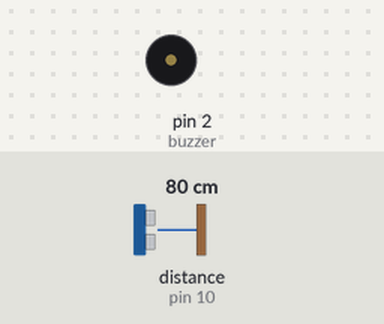
Recording of a sketch running on a simulated Arduino Uno, built with avr-gcc and run on an emulated ATmega328P. Parts: buzzer (waves = sounding). Wiring (inferred from the names in the program): ultrasonic range finder: trigger pin 9; echo pin 10. The test bench sets the inputs (shaded band); at power-on: distance to the obstacle (sensor on pin 10) 80 cm. The echo pulse lasts 58.3 µs per cm.

Above: at 1.2 s.
1.3 s: distance to the obstacle (sensor on pin 10) set to 12 cm
2.8 s: distance to the obstacle (sensor on pin 10) set to 9 cm
At 3.6 s:
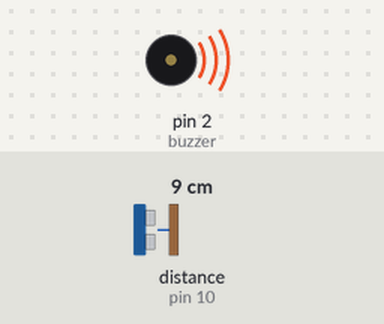
5.8 s: distance to the obstacle (sensor on pin 10) set to 18 cm
At 7.0 s:
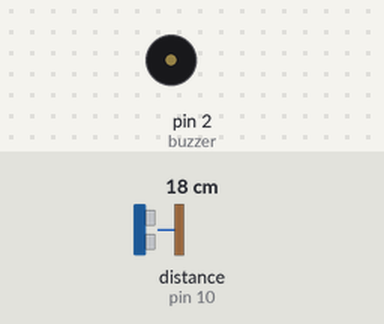
7.3 s: distance to the obstacle (sensor on pin 10) set to 2 cm
At 8.1 s:
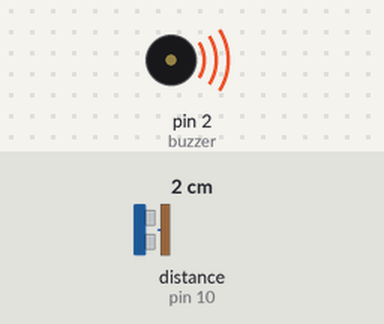
Timing chart, 0 to 11.3 s (numbered marks = the images above; inputs shaded):
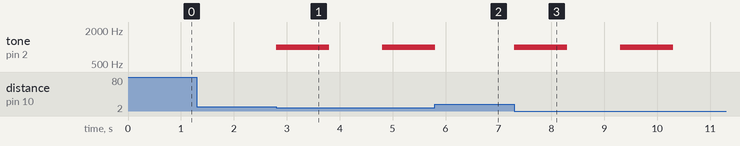

Measured:
- the behaviour switches between 11 and 10 cm on distance to the obstacle (sensor on pin 10) (found by bisection; images 0 and 1)
- after the input at 1.3 s, every drawn part: stays the same
- after the input at 2.8 s, tone on pin 2 (buzzer): silent → 1000 Hz at once, → silent 1.0 s later, → 1000 Hz 1.0 s later
- after the input at 5.8 s, tone on pin 2 (buzzer): goes on until 5.8 s, then stays silent
- after the input at 7.3 s, tone on pin 2 (buzzer): alternates 1000 Hz for 1.0 s and silent for 1.0 s, starting at once

The sketch:

Ultrasonic_TRIPWIRE.ino
```cpp
const int trigPin = 9;
const int echoPin = 10; //DigitalPin values for each pin for ultrasnoic sensor and buzzer
const int buzzer = 2;

long duration;   //Variables used in calulation of distance
int distance;

void setup() {
  pinMode(trigPin, OUTPUT);  // Sets the trigPin as an Output
  pinMode(echoPin, INPUT);  // Sets the echoPin as an Input
  Serial.begin(9600);       // Starts the serial communication
  pinMode(buzzer, OUTPUT);
}

void loop() {
  // Clears the trigPin
  digitalWrite(trigPin, LOW);
  delayMicroseconds(2);
  // Sets the trigPin on HIGH state for 10 micro seconds
  digitalWrite(trigPin, HIGH);
  delayMicroseconds(10);
  digitalWrite(trigPin, LOW);
  // Reads the echoPin, returns the sound wave travel time in microseconds
  duration = pulseIn(echoPin, HIGH);
  // Calculating the distance
  distance= duration*0.034/2;
  //if the distance between the ultrasonic sensor and buzzer is < 10cm the buzzer will sound
  if (distance < 10){
    tone(buzzer, 1000);   // Send 1KHz sound signal...
    delay(1000);          // ...for 1 sec
    noTone(buzzer);       // Stop sound...
    delay(1000);
  }
}
```
